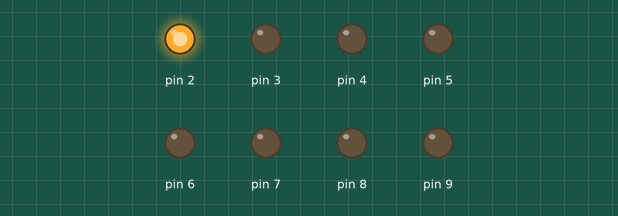
The sketch below on a simulated Arduino Uno, built with avr-gcc and run on an emulated ATmega328P. Parts: output pins drawn as LEDs (lit = HIGH).

Above: at 0.05 s.
At 0.45 s:
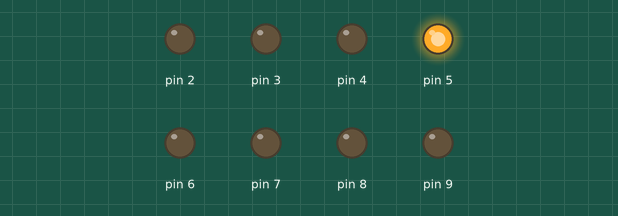
At 0.75 s:
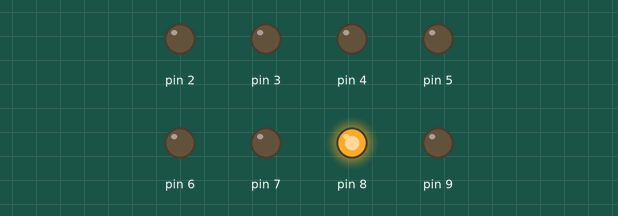
At 1.45 s:
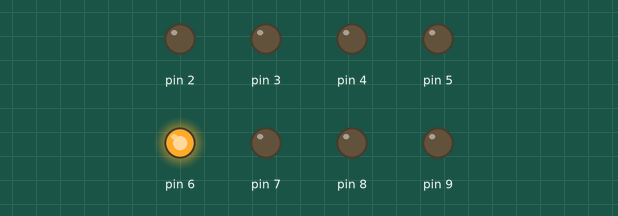
At 2.15 s:
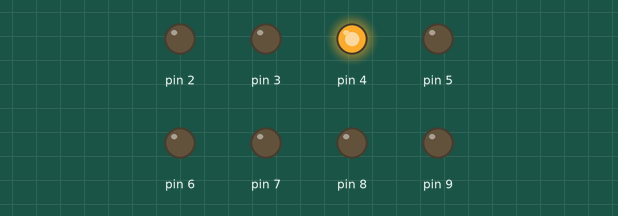
At 2.85 s:
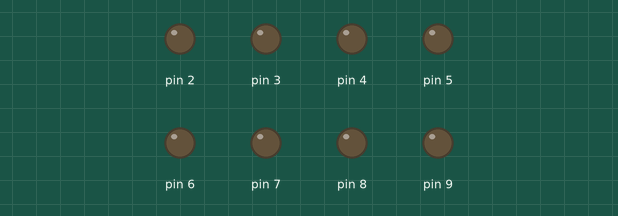
Timing chart, 0 to 3.1 s (numbered marks = the images above):
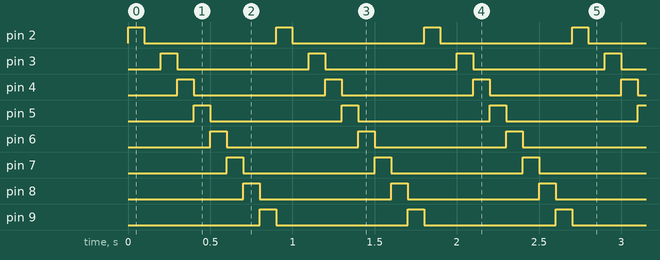

Measured:
- by itself, pin 2–9: alternates HIGH for 0.10 s and LOW for 0.80 s
- by itself, everything shown: repeats every 0.90 s, in 9 steps

The sketch:

1.Add_logical_expression.ino
```cpp
// teammates name sujal chintan darshnik
// project description:- learning timer interrupt
// blink 8 led in sequence pin 2-9
void setup() {
  DDRD = B11111100;
  DDRB = B00000011;
}

void loop() {
  PORTD |=  B00000100;   // Add OR logical expression for add bit
  delay(100);
  PORTD &= !B00000100;   // Add AND logical expression for remove bit
  delay(100);

  PORTD = B00001000;
  delay(100);
  cl();
  PORTD = B00010000;
  delay(100);
  cl();
  PORTD = B00100000;
  delay(100);
  cl();
  PORTD = B01000000;
  delay(100);
  cl();
  PORTD = B10000000;
  delay(100);
  cl();
  PORTB = B00000001;
  delay(100);
  cl();
  PORTB = B00000010;
  delay(100);
  cl();
}

void cl()
{
PORTD = B00000000;
PORTB = B00000000;
}
```
